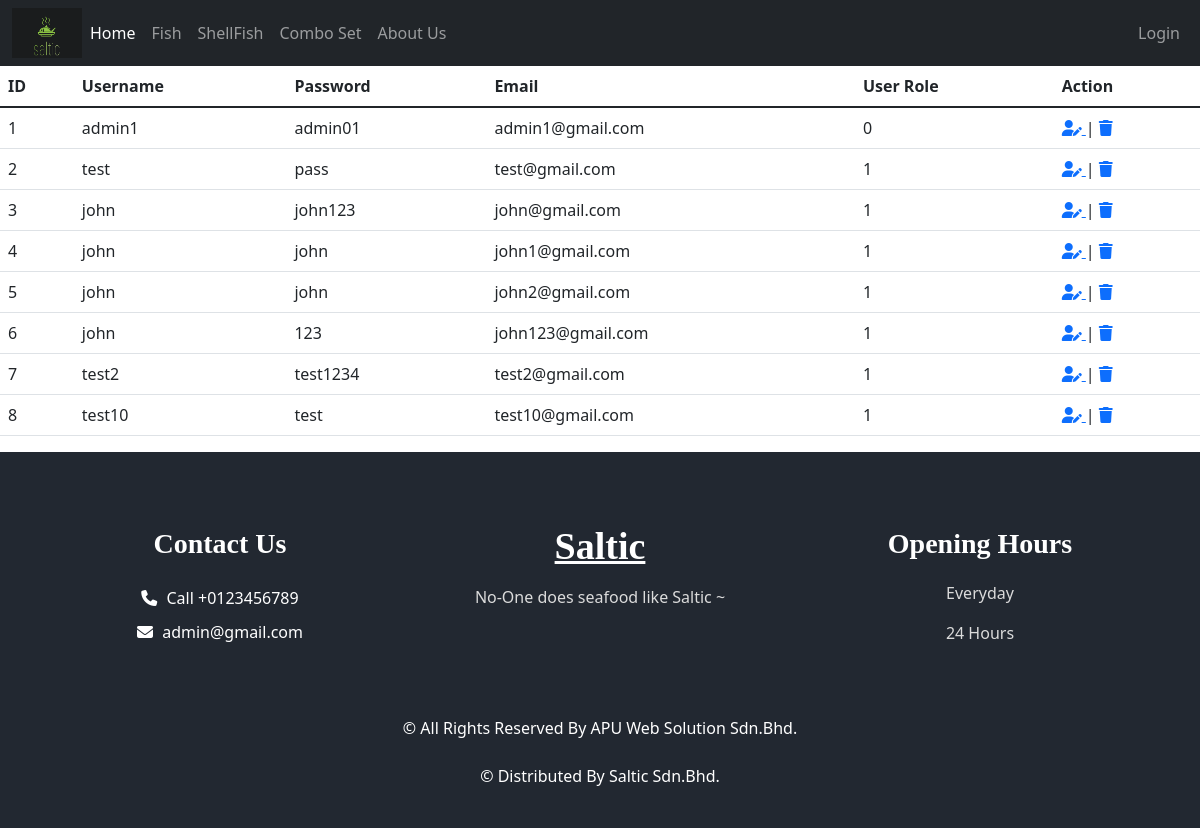
The app's page /admin.php with its own data.
### tables this page shows
CREATE TABLE `users` (
  `id` int(11) NOT NULL,
  `username` varchar(255) NOT NULL,
  `password` varchar(255) NOT NULL,
  `email` varchar(255) NOT NULL,
  `user_role` int(11) NOT NULL DEFAULT 1,
  `contact_number` varchar(12) NOT NULL
);

### admin.php (the view, shortened to what this page needs)
<?php
    include('db.php');
    include('navbar.php');
    $sql_query = "SELECT * FROM `users`";
    $result = mysqli_query($conn, $sql_query);
?>
<!DOCTYPE html>
<html lang="en">
<head>
    <link href="css/footer.css" rel="stylesheet">
    <link href="https://cdn.jsdelivr.net/npm/bootstrap@5.1.3/dist/css/bootstrap.min.css" rel="stylesheet"
>
</head>
<body>
    <table class="table">
        <thead>
            <tr>
                <th>ID</th>
                <th>Username</th>
                <th>Password</th>
                <th>Email</th>
                <th>User Role</th>
                <th>Action</th>
            </tr>
        </thead>
        <tbody>
            <?php while($row = mysqli_fetch_assoc($result)){ ?>
                <tr>
                    <td><?php echo $row['id']?></td>
                    <td><?php echo $row['username']?></td>
                    <td><?php echo $row['password']?></td>
                    <td><?php echo $row['email']?></td>
                    <td><?php echo $row['user_role']?></td>
                    <td>
                        <a href="adminedit.php?id=<?php echo $row['id']  ?>">
                            <i class="fas fa-user-edit"></i>
                        </a>
                        |
                        <a href="admindelete.php?id=<?php echo $row['id']  ?>">
                            <i><i class="fas fa-trash"></i></i>
                        </a>
                    </td>
                </tr>
            <?php } ?>
        </tbody>
    </table>
    <footer class="footer_section">
        <div class="container">
        <div class="row">
            <div class="col-md-4 footer-col">
            <div class="footer_contact">
                <h4>
                Contact Us
                </h4>
                <div class="contact_link_box">
                <a>
                    <i class="fa fa-phone" aria-hidden="true"></i>
                    <span>
                    Call +0123456789
                    </span>
                </a>
                <a>
                    <i class="fa fa-envelope" aria-hidden="true"></i>
                    <span>
                    admin@gmail.com
                    </span>
                </a>
                </div>
            </div>
            </div>
            <div class="col-md-4 footer-col">
            <div class="footer_detail">
                <a class="footer-logo">
                Saltic
                </a>
                <p>
                No-One does seafood like Saltic ~
                </p>
            </div>
            </div>
            <div class="col-md-4 footer-col">
            <h4>
                Opening Hours
            </h4>
            <p>
                Everyday
            </p>
            <p>
                24 Hours
            </p>
            </div>
        </div>
        <div class="footer-info">
            <p>
            &copy; <span id="displayYear"></span> All Rights Reserved By
            <a>APU Web Solution Sdn.Bhd.</a><br><br>
            &copy; <span id="displayYear"></span> Distributed By
            <a>Saltic Sdn.Bhd.</a>
            </p>
        </div>
        </div>
    </footer>
</body>
</html>

### navbar.php (shortened to what this page needs)
<!DOCTYPE html>
<html lang="en">
<head>
    <link href="https://cdn.jsdelivr.net/npm/bootstrap@5.1.3/dist/css/bootstrap.min.css" rel="stylesheet"
>
</head>
<body>
    <header>
        <nav class="navbar navbar-expand-lg navbar-dark bg-dark">
            <div class="container-fluid">
                <a class="navbar-!" href="aboutus.php"><img src="images/Logo.png" height="50px" width="70px" alt=""></a>
                <div class="collapse navbar-collapse" id="navbarSupportedContent">
                    <ul class="navbar-nav me-auto mb-2 mb-lg-0">
                        <li class="nav-item">
                            <a class="nav-link active" aria-current="page" href="mainpage.php">Home</a>
                        </li>
                        <li class="nav-item">
                            <a class="nav-link" href="fish.php">Fish</a>
                        </li>
                        <li class="nav-item">
                            <a class="nav-link" href="shellfish.php">ShellFish</a>
                        </li>
                        <li class="nav-item">
                            <a class="nav-link" href="comboSet.php">Combo Set</a>
                        </li>
                        <li class="nav-item">
                            <a class="nav-link" href="aboutus.php">About Us</a>
                        </li>
                    </ul>
                    <ul class="navbar-nav">
                        <?php
                            if(isset($_SESSION['username'])){
                        ?>
                        <li class="nav-item">
                            <a class="nav-link" href="logout.php">Log Out</a>
                        </li>
                        <?php if($_SESSION['role'] == 0) { ?>
                        <li class="nav-item">
                            <a class="nav-link" href="admin.php">Manage User Profile</a>
                        </li>
                        <?php } else { ?>
                        <li class="nav-item dropdown">
                            <a class="nav-link dropdown-toggle" id="navbarDropdown" role="button"
                                data-bs-toggle="dropdown" aria-expanded="false">
                                Add Products
                            </a>
                            <ul class="dropdown-menu" aria-labelledby="navbarDropdown">
                                <li><a class="dropdown-item" href="addnewfish.php">Add New Fish</a></li>
                                <li><a class="dropdown-item" href="addnewshellfish.php">Add New Shell Fish</a></li>
                                <li><a class="dropdown-item" href="addnewcomboset.php">Add New Combo Set</a></li>
                            </ul>
                        </li>
                        <li class="nav-item dropdown">
                            <a class="nav-link dropdown-toggle" id="navbarDropdown" role="button"
                                data-bs-toggle="dropdown" aria-expanded="false">
                                My Products
                            </a>
                            <ul class="dropdown-menu" aria-labelledby="navbarDropdown">
                                <li><a class="dropdown-item" href="myfishproduct.php">My Fish</a></li>
                                <li><a class="dropdown-item" href="myshellfishproduct.php">My Shell Fish</a></li>
                                <li><a class="dropdown-item" href="mycombosetproduct.php">My Combo Set</a></li>
                            </ul>
                        </li>
                        <li class="nav-item">
                            <a class="nav-link" href="manageUser.php">My Profile</a>
                        </li>
                        <?php } } else { ?>
                        <li class="nav-item">
                            <a class="nav-link" href="login.php">Login</a>
                        </li>
                        <?php } ?>
                    </ul>
                </div>
            </div>
        </nav>
    </header>
</body>
</html>

### css/footer.css (style rules this page uses)
.footer_section { background-color: #222831; color: #ffffff; padding: 75px 0 40px 0; text-align: center; }
.container { bottom: 0; }
.footer_section h4 { font-size: 28px; }
.footer_section h4, .footer_section .footer-logo { font-weight: 600; margin-bottom: 20px; font-family: 'Dancing Script', cursive; }
.footer_section p { color: #dbdbdb; }
.footer_section .footer-col { margin-bottom: 30px; }
.footer_section .footer_contact .contact_link_box { display: -webkit-box; display: -ms-flexbox; display: flex; -webkit-box-orient: vertical; -webkit-box-direction: normal; -ms-flex-direction: column; flex-direction: column; }
.footer_section .footer_contact .contact_link_box a { margin: 5px 0; color: #ffffff; }
.footer_section .footer_contact .contact_link_box a i { margin-right: 5px; }
.footer_section .footer-logo { display: block; font-weight: bold; font-size: 38px; line-height: 1; color: #ffffff; }
.footer_section .footer-info { text-align: center; margin-top: 25px; }
.footer_section .footer-info p { color: #ffffff; margin: 0; }
.footer_section .footer-info p a { color: inherit; }

### records on screen
users: id "1", username "admin1", password "admin01", email "admin1@gmail.com", user_role "0"
users: id "2", username "test", password "pass", email "test@gmail.com", user_role "1"
users: id "3", username "john", password "john123", email "john@gmail.com", user_role "1"
users: id "4", username "john", password "john", email "john1@gmail.com", user_role "1"
users: id "5", username "john", password "john", email "john2@gmail.com", user_role "1"
users: id "6", username "john", password "123", email "john123@gmail.com", user_role "1"
users: id "7", username "test2", password "test1234", email "test2@gmail.com", user_role "1"
users: id "8", username "test10", password "test", email "test10@gmail.com", user_role "1"
